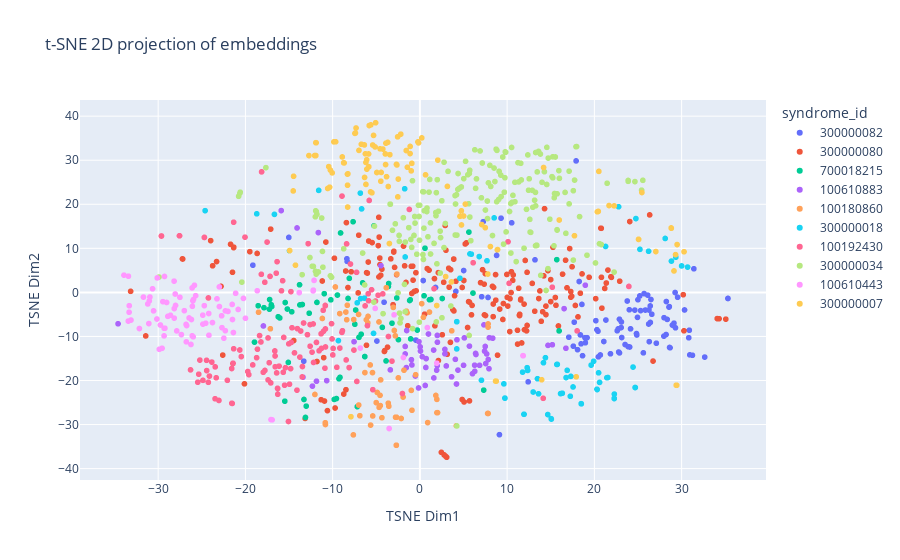

The notebook cell saved with this chart:
### Markdown cell above
### Data Visualization

Using TSNE to reduce the dimensionality of the embeddings to 2d.

### Code cell
df_tsne = df.copy()

#t-SNE visualization
embeddings = df_tsne['embedding'].tolist()

#Trying to convert strings to floats
try:
    embeddings = [list(map(float, embedding.item().split())) for embedding in embeddings]
except ValueError as e:
    print(f"Error during conversion: {e}")
    #print(f"Problematic embedding: {embedding}") 

#Convert embeddings to NumPy array
embeddings = np.array(embeddings)

#t-SNE
tsne = TSNE(n_components=2, random_state=42)
df_tsne[['TSNE Dim1', 'TSNE Dim2']] = tsne.fit_transform(embeddings)

#plotting
fig_2d = px.scatter(df_tsne, x='TSNE Dim1', y='TSNE Dim2', color='syndrome_id',
                    labels={'x': 'Dimension 1', 'y': 'Dimension 2'},
                    title='t-SNE 2D projection of embeddings')
fig_2d.show()
